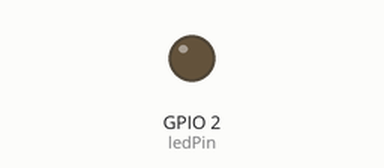
Bench run of a sketch on a simulated ESP8266 (NodeMCU). Shown: output pins drawn as LEDs (lit = HIGH). WiFi joins after 1.5 s; servers stay silent unless stated; what the sketch prints to the serial monitor is not drawn.

Above: at 2.1 s.
At 7.0 s:
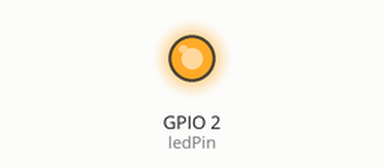
Timing chart, 0 to 8.9 s (numbered marks = the images above):
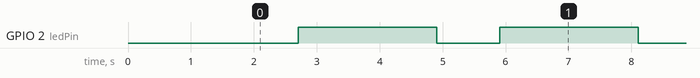

The sketch:

client_node.ino
```cpp
/*  Connects to the home WiFi network
 *  Asks some network parameters
 *  Sends and receives message from the server in every 2 seconds
 *  Communicates: server_node.ino
 */
#include <SPI.h>
#include <ESP8266WiFi.h>

byte ledPin = 2;
char ssid[] = "Haha";           // SSID of your home WiFi
char pass[] = "tilda12344";            // password of your home WiFi

unsigned long askTimer = 0;

IPAddress server(192,168,43,107);       // the fix IP address of the server
WiFiClient client;

void setup() {
  Serial.begin(115200);               // only for debug
  WiFi.begin(ssid, pass);             // connects to the WiFi router
  while (WiFi.status() != WL_CONNECTED) {
    Serial.print(".");
    delay(500);
  }
/*  Serial.println("Connected to wifi");
  Serial.print("Status: "); Serial.println(WiFi.status());    // Network parameters
  Serial.print("IP: ");     Serial.println(WiFi.localIP());
  Serial.print("Subnet: "); Serial.println(WiFi.subnetMask());
  Serial.print("Gateway: "); Serial.println(WiFi.gatewayIP());
  Serial.print("SSID: "); Serial.println(WiFi.SSID());
  Serial.print("Signal: "); Serial.println(WiFi.RSSI());*/
  pinMode(ledPin, OUTPUT);
}

void loop () {
  client.connect(server, 80);   // Connection to the server
  digitalWrite(ledPin, LOW);    // to show the communication only (inverted logic)
  Serial.println(".");

  //client.println(Serial.read()-'0');  // sends the message to the server

  String answer = client.readStringUntil('\r');   // receives the answer from the sever
  Serial.println("from server: " + answer);
  client.flush();
  digitalWrite(ledPin, HIGH);
  delay(2000);                  // client will trigger the communication after two seconds
}
```

Measured:
- by itself, GPIO 2 (ledPin): alternates HIGH for 2.2 s and LOW for 1.0 s
